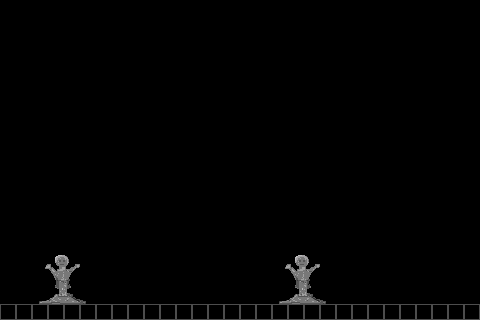

A 2D game scene composited from a Tiled map and its tileset images. What follows is a short description and the map's XML, with each tile layer's data collapsed to a summary:
An orthogonal 30x20 tile map with 16x16 px tiles, 6 tile layers (Background, Current Statue, Statues, Platforms, ...), 2 tilesets and 7 objects.

<map version="1.9" tiledversion="1.9.2" orientation="orthogonal" renderorder="right-down" width="30" height="20" tilewidth="16" tileheight="16" infinite="0" nextlayerid="15" nextobjectid="13">
 <tileset firstgid="1" source="Testing Tiles.tsx" />
 <tileset firstgid="22" source="NPCs.tsx" />
 <layer id="5" name="Background" width="30" height="20">
  <data>[600 cells, 0 non-empty, 0 distinct tile ids]</data>
 </layer>
 <layer id="9" name="Current Statue" width="30" height="20">
  <data>[600 cells, 0 non-empty, 0 distinct tile ids]</data>
 </layer>
 <layer id="8" name="Statues" width="30" height="20">
  <data>[600 cells, 2 non-empty, 1 distinct tile ids]</data>
 </layer>
 <layer id="1" name="Platforms" width="30" height="20">
  <data>[600 cells, 30 non-empty, 1 distinct tile ids]</data>
 </layer>
 <layer id="4" name="Ladders" width="30" height="20">
  <data>[600 cells, 0 non-empty, 0 distinct tile ids]</data>
 </layer>
 <objectgroup id="3" name="Moving Platforms" />
 <layer id="6" name="Moving Platforms" width="30" height="20">
  <data>[600 cells, 0 non-empty, 0 distinct tile ids]</data>
 </layer>
 <objectgroup id="10" name="Villagers">
  <properties>
   <property name="id" value="000" />
  </properties>
  <object id="6" x="471.75" y="301.875">
   <properties>
    <property name="id" value="003" />
   </properties>
   <point />
  </object>
  <object id="7" x="391.875" y="302.875">
   <properties>
    <property name="id" value="002" />
   </properties>
   <point />
  </object>
  <object id="8" x="216.125" y="303.25">
   <properties>
    <property name="id" value="001" />
   </properties>
   <point />
  </object>
  <object id="9" x="151.75" y="302.125">
   <properties>
    <property name="id" value="000" />
   </properties>
   <point />
  </object>
 </objectgroup>
 <objectgroup id="12" name="Orbs">
  <object id="10" x="103.625" y="302.5">
   <properties>
    <property name="type" value="Energy" />
   </properties>
   <point />
  </object>
  <object id="11" x="183.5" y="302.125">
   <properties>
    <property name="type" value="Energy" />
   </properties>
   <point />
  </object>
  <object id="12" x="248.375" y="302.375">
   <properties>
    <property name="type" value="Energy" />
   </properties>
   <point />
  </object>
 </objectgroup>
 <objectgroup id="11" name="Enemies" />
</map>
